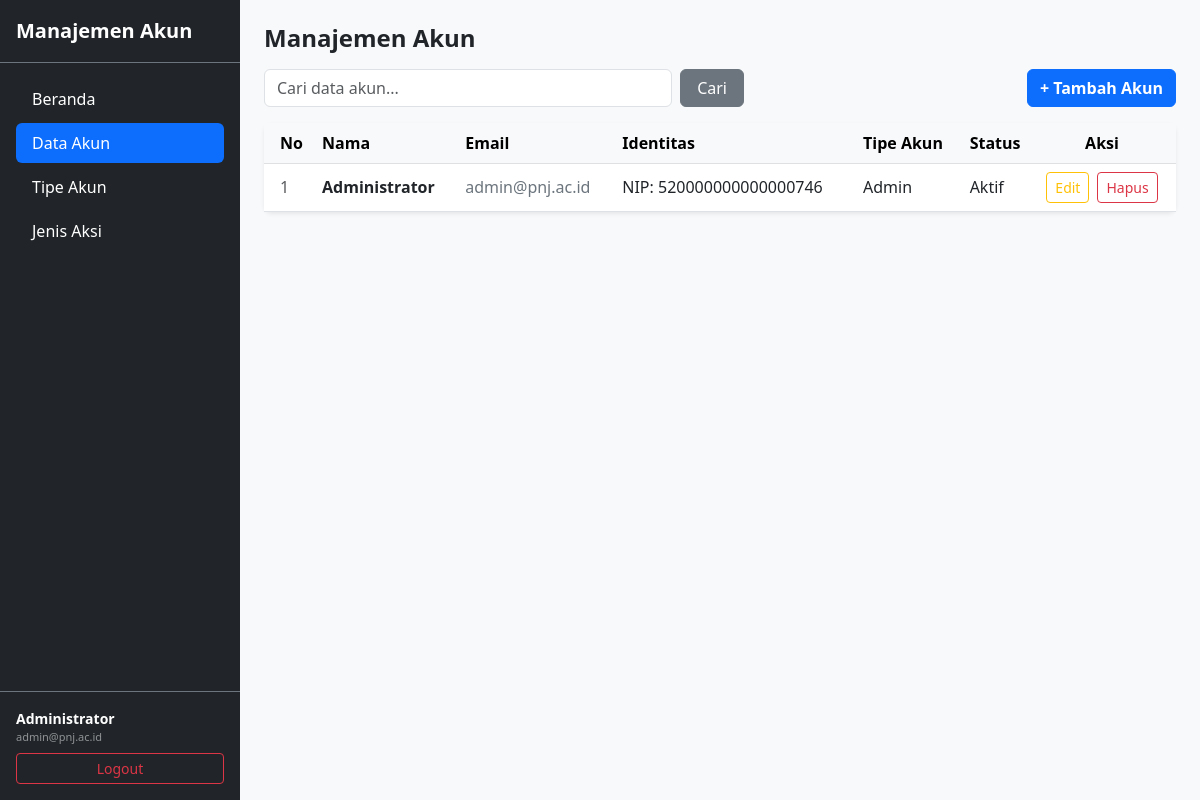
Screenshot of /akun/index.php (signed in) with the database file from the repository.
### tables this page shows
CREATE TABLE IF NOT EXISTS `accounts` (
  `id` VARCHAR(36) NOT NULL,
  `name` VARCHAR(128) NOT NULL,
  `email` VARCHAR(128) NOT NULL UNIQUE,
  `password` TEXT NOT NULL,
  `account_type_id` VARCHAR(36) NOT NULL,
  `status` VARCHAR(128) NOT NULL,
  `identification_number` VARCHAR(128) NOT NULL,
  `identification_type` ENUM('NIM', 'NIP') NOT NULL,
  `created_at` DATETIME DEFAULT CURRENT_TIMESTAMP,
  `updated_at` DATETIME DEFAULT NULL ON UPDATE CURRENT_TIMESTAMP,
  `deleted_at` DATETIME DEFAULT NULL,
  PRIMARY KEY (`id`),
  KEY `fk_accounts_account_type` (`account_type_id`),
  CONSTRAINT `fk_accounts_account_type` FOREIGN KEY (`account_type_id`) REFERENCES `account_type` (`id`) ON DELETE CASCADE ON UPDATE CASCADE
);

CREATE TABLE IF NOT EXISTS `account_type` (
  `id` VARCHAR(36) NOT NULL,
  `name` VARCHAR(128) NOT NULL,
  `description` TEXT DEFAULT NULL,
  `created_at` DATETIME DEFAULT CURRENT_TIMESTAMP,
  `updated_at` DATETIME DEFAULT NULL ON UPDATE CURRENT_TIMESTAMP,
  `deleted_at` DATETIME DEFAULT NULL,
  PRIMARY KEY (`id`)
);

### akun/index.php (the view, shortened to what this page needs)
<?php
include '../conn.php';
$cari = isset($_GET['cari']) ? $_GET['cari'] : '';
$sql = "SELECT accounts.*, account_type.name AS tipe_akun_nama
        FROM accounts
        LEFT JOIN account_type ON accounts.account_type_id = account_type.id
        WHERE accounts.deleted_at IS NULL";
$sql .= " ORDER BY accounts.created_at DESC";
$data = mysqli_query($conn, $sql);
?>
<!DOCTYPE html>
<html lang="id">
<head>
    <link href="https://cdn.jsdelivr.net/npm/bootstrap@5.3.0/dist/css/bootstrap.min.css" rel="stylesheet">
</head>
<body>
<div class="d-flex min-vh-100">
    <?php include '../components/sidebar.php'; ?>
    <div class="flex-grow-1 bg-light p-4">
        <h4 class="fw-bold mb-3 text-dark">Manajemen Akun</h4>
        <div class="d-flex justify-content-between align-items-center mb-3 flex-wrap gap-2">
            <form method="GET" action="index.php" class="d-flex gap-2" style="max-width: 480px; flex: 1;">
                <input type="text" name="cari" class="form-control" placeholder="Cari data akun..." value="<?php echo $cari; ?>">
                <button type="submit" class="btn btn-secondary px-3">Cari</button>
            </form>
            <a href="tambah.php" class="btn btn-primary fw-semibold">+ Tambah Akun</a>
        </div>
        <div class="card shadow-sm border-0 rounded-3">
            <div class="table-responsive">
                <table class="table table-hover align-middle mb-0">
                    <thead class="table-light">
                        <tr>
                            <th width="50" class="ps-3">No</th>
                            <th>Nama</th>
                            <th>Email</th>
                            <th>Identitas</th>
                            <th>Tipe Akun</th>
                            <th>Status</th>
                            <th width="140" class="text-center pe-3">Aksi</th>
                        </tr>
                    </thead>
                    <tbody>
                        <?php
                        $no = 1;
                        if (mysqli_num_rows($data) > 0) {
                            while ($row = mysqli_fetch_array($data)) {
                        ?>
                            <tr>
                                <td class="ps-3 text-muted"><?php echo $no++; ?></td>
                                <td class="fw-semibold text-dark"><?php echo $row['name']; ?></td>
                                <td class="text-secondary"><?php echo $row['email']; ?></td>
                                <td>
                                    <?php echo $row['identification_type']; ?>: <?php echo $row['identification_number']; ?>
                                </td>
                                <td>
                                    <?php echo $row['tipe_akun_nama']; ?>
                                </td>
                                <td>
                                    <?php echo $row['status']; ?>
                                </td>
                                <td class="text-center pe-3">
                                    <div class="d-flex justify-content-center gap-2">
                                        <a href="edit.php?id=<?php echo $row['id']; ?>" class="btn btn-sm btn-outline-warning">Edit</a>
                                        <a href="hapus.php?id=<?php echo $row['id']; ?>" class="btn btn-sm btn-outline-danger" onclick="return confirm('Yakin ingin menghapus akun ini?')">Hapus</a>
                                    </div>
                                </td>
                            </tr>
                        <?php
                            }
                        } else {
                        ?>
                            <tr>
                                <td colspan="7" class="text-center py-4 text-muted">Belum ada data akun yang ditemukan.</td>
                            </tr>
                        <?php } ?>
                    </tbody>
                </table>
            </div>
        </div>
    </div>
</div>
</body>
</html>

### rows the page displays
accounts: name "Administrator", email "admin@pnj.ac.id", identification_type "NIP", identification_number "520000000000000746", account_type.name "Admin", status "Aktif"

### other values shown
$user_name "Administrator"
$user_email "admin@pnj.ac.id"
